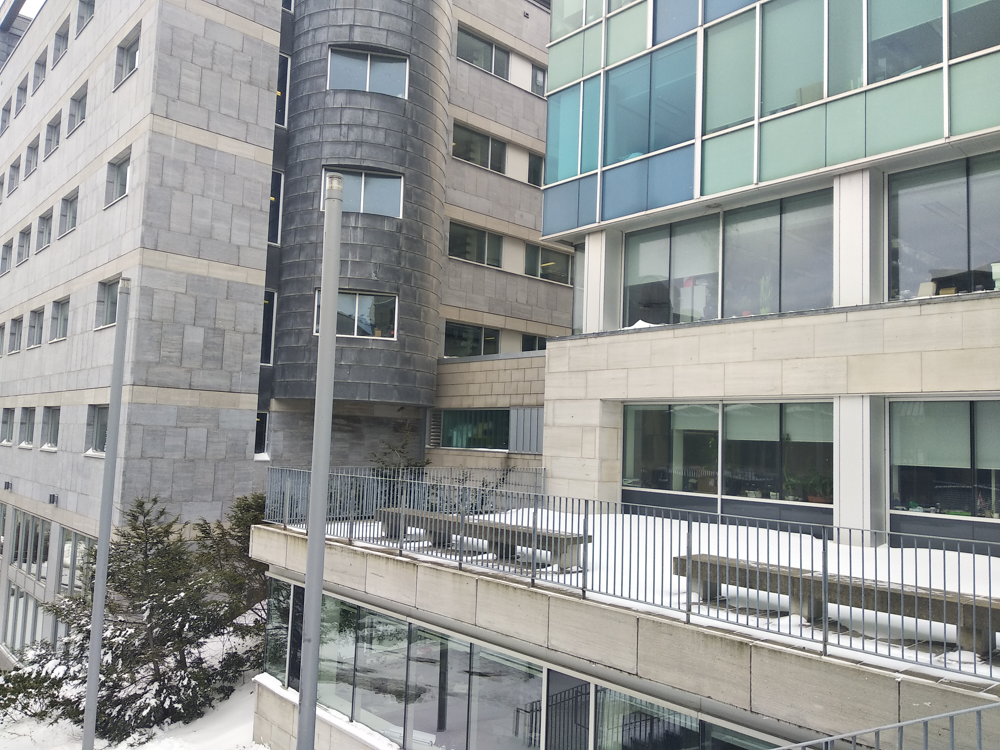
%> input picture trot0.png, 1000 x 750 px
$ octave question2script.m   (GNU Octave 9; MATLAB toolbox functions it lacks are replaced by stand-ins)
%> lines starting %> are read from the running program, lines starting %| are printed output that depends on the picture
### compare.m
function [indexPairs, keypoints1, keypoints2] = compare(name1, name2)
%> called with name1 = 'trot0.png', name2 = 'trot1.png'
rgb1 = imread(name1);
%> rgb1 is the input picture: size 750x1000x3 uint8; mean R, G, B 149.2, 152.4, 151.1
image1 = single(rgb2gray(rgb1));
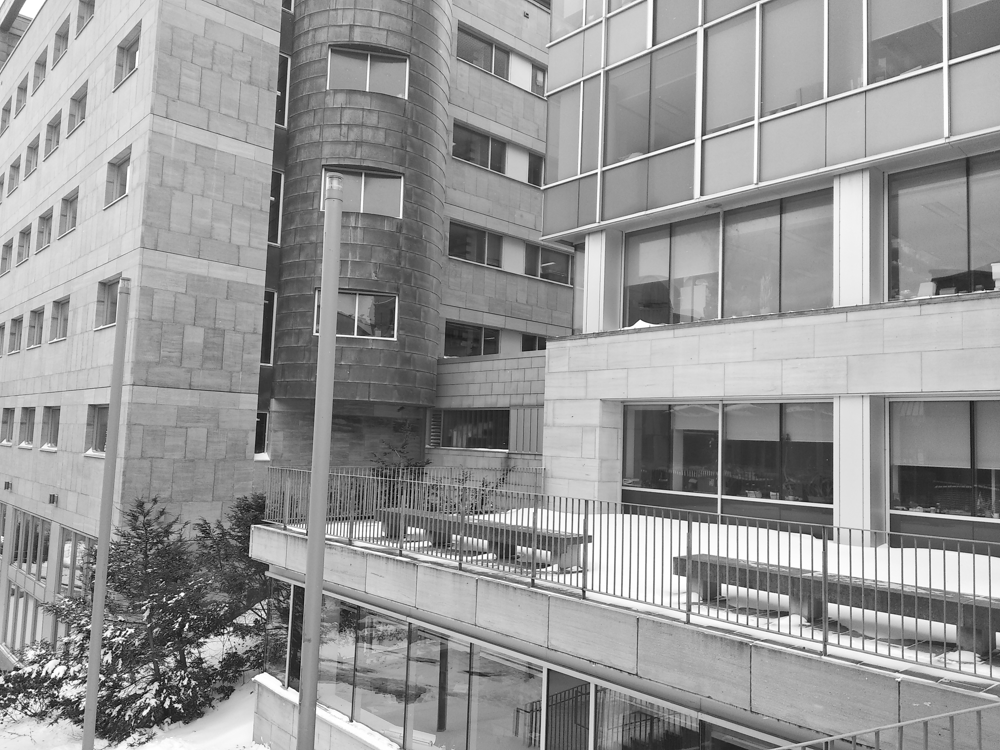
%> image1: size 750x1000 single; min 1, max 255, mean 151.2
rgb2 = imread(name2);
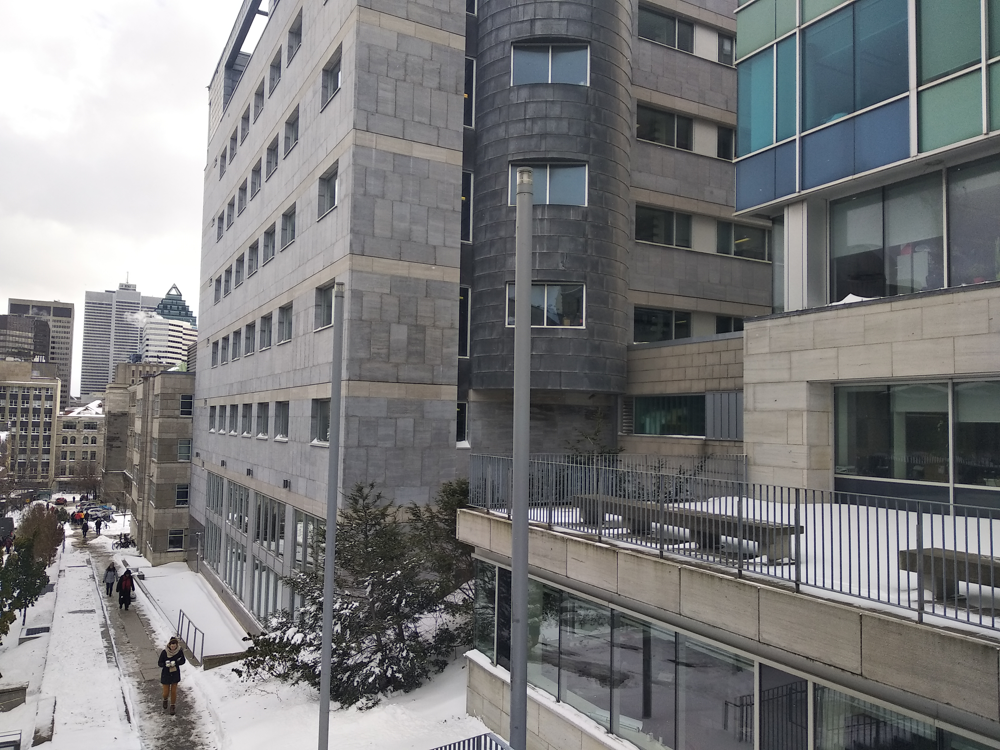
%> input picture trot1.png, 1000 x 750 px
%> rgb2 is the input picture: size 750x1000x3 uint8; mean R, G, B 123.3, 123.6, 124.6
image2 = single(rgb2gray(rgb2));
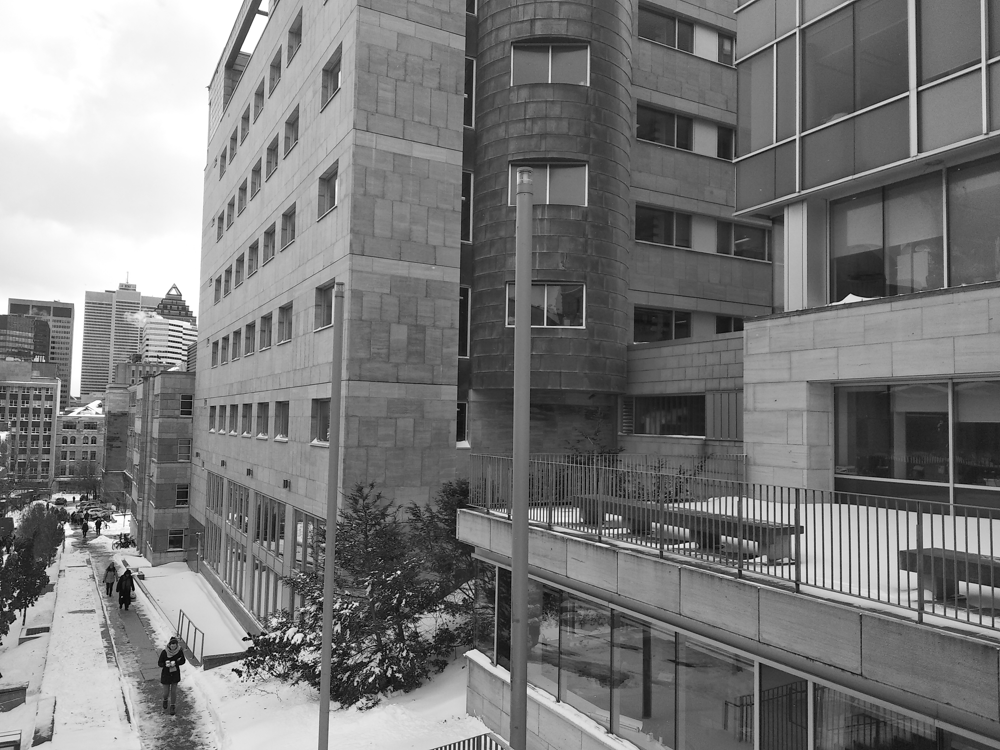
%> image2: size 750x1000 single; min 0, max 255, mean 123.7
%> the run ends on the next line
[keypoints1,features1] = sift(image1,'Levels',4,'PeakThresh',5);

[keypoints2,features2] = sift(image2,'Levels',4,'PeakThresh',5);


[indexPairs, m] = matchFeatures(features1',features2', 'MatchThreshold', 10);
matchedPoints1 = single(keypoints1(1:2, indexPairs(:,1)));
matchedPoints2 = single(keypoints2(1:2, indexPairs(:,2)));

figure; ax = axes;

showMatchedFeatures(image1,image2,matchedPoints1',matchedPoints2', 'montage','Parent',ax);

keypoints1 = keypoints1';
keypoints2 = keypoints2';

end

### question2script.m
compare('trot0.png', 'trot1.png');
